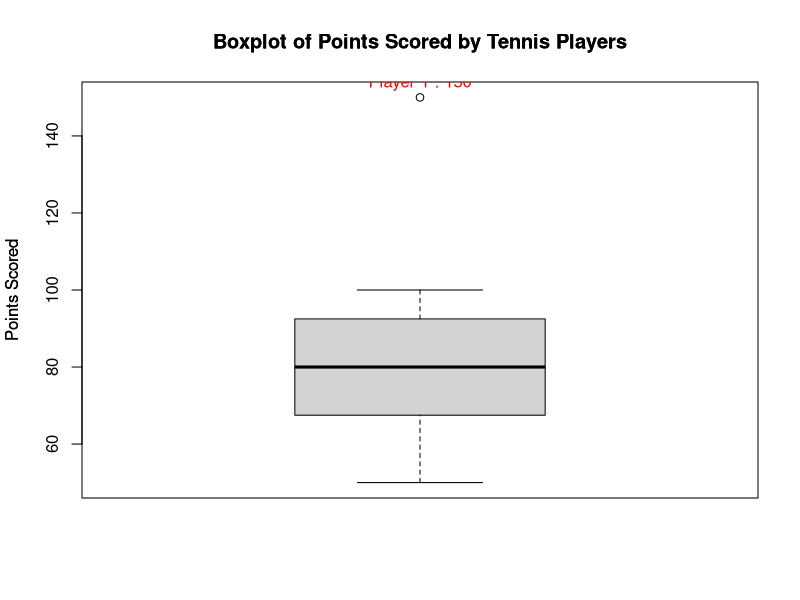

Recreate this plot in R.

points <- c(50, 60, 65, 70, 75, 80, 85, 90, 95, 100, 150)
boxplot(points, 
        main = "Boxplot of Points Scored by Tennis Players",
        ylab = "Points Scored")
title(main = "Boxplot of Points Scored by Tennis Players", ylab = "Points Scored")
outliers <- boxplot(points, plot = FALSE)$out
if (length(outliers) > 0) {
  points <- data.frame(points = outliers, label = rep("Outlier", length(outliers)))
  text(x = 1, y = outliers, labels = paste("Player", which(points$points == outliers), ":", outliers), pos = 3, col = "red")
}
